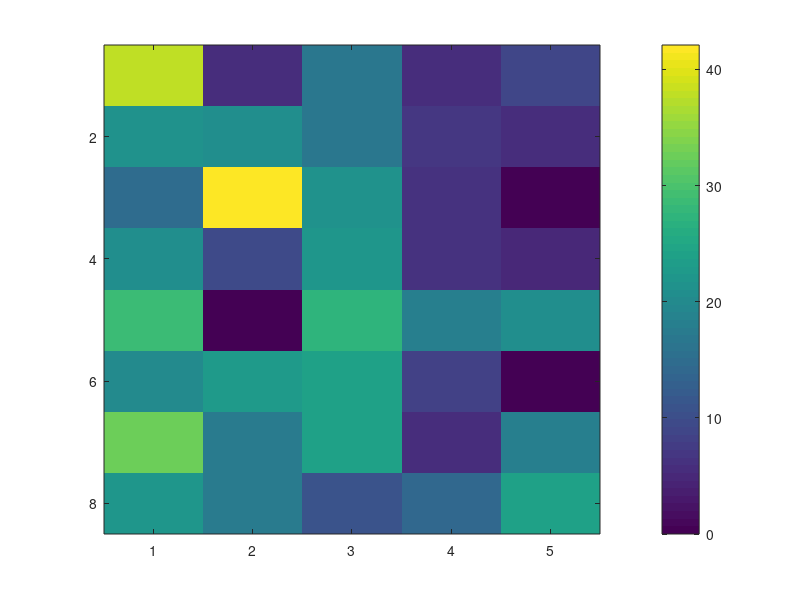
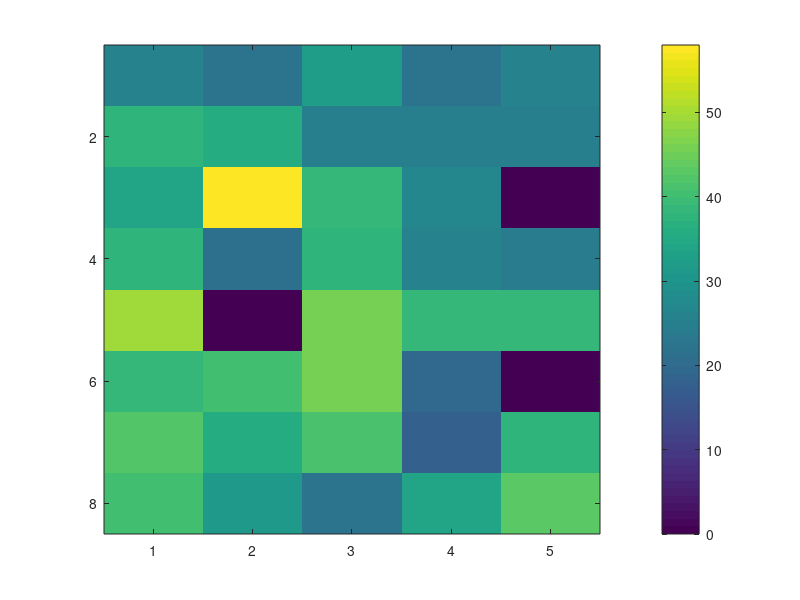

Here is the MATLAB script that generated these plots, in order:
%

impedance_gnd = [38, 5.9, 17.1, 5.3, 8.8; 21.7, 21, 16.5, 6.8, 5.5; ...
    14.6 42.1 21.6 6.3 0; 20.8 9.7 21.9 6.2 4.8; 28.4 0 27.3 18 20.9; ...
    19.9 23 23.7 8 0; 32.3 17.3 23.9 5.7 18.1; 21.8 17.2 10.6 14.4 23.8];
figure; 
imagesc(impedance_gnd)

colormap(viridis)
colorbar

impedance_nognd = [26.2, 21.9, 32, 21.8, 25.4; 37.6, 35.6, 25, 24.6, 24.6; ...
    33.8 58 38.1 26.4 0; 37.7 21.4 37.8 25.6 24.2; 49.8 0 46.2 38.6 38.7; ...
    38.6 40.1 45.8 19.8 0; 41.9 35.8 40.9 17.4 37.3; 40.5 31.7 22.3 34.1 43.2];
figure; 
imagesc(impedance_nognd)

colormap(viridis)
colorbar